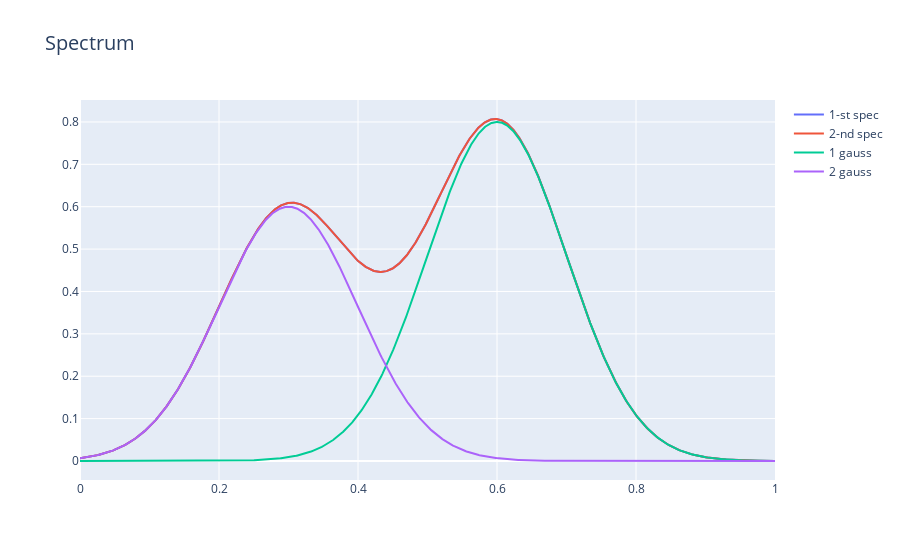

Notebook cell for this chart:
### Code cell
sol_1 = [0.3, 0.6, 0.1, 
         0.6, 0.8, 0.1]

points_spec_1, X = EvalSol(sol_1)
F_err = GetFuncErr(points_spec_1, X)

bounds = [[0,1], [0,1], [0,1], 
          [0,1], [0,1], [0,1]]
sol_2, fin_err = Grad_desc(f_Err=F_err, bounds=bounds, x0=None)
print(f'fin_err: {fin_err}\tsol: {sol_2}')
points_spec_2, X = EvalSol(sol_2)

DrawApprox(points_spec_1, points_spec_2, X, sol_2)

### Figure 1 — Plotly figure (JSON) as saved in the notebook; plotly's stock layout.template omitted (floating-point values rounded to 4 significant figures; data arrays with more than 128 entries replaced by an {"elided": "..."} marker saying what was removed)
{"data": [{"name": "1-st spec", "type": "scatter", "x": {"elided": "1024 float values"}, "y": {"elided": "1024 float values"}}, {"name": "2-nd spec", "type": "scatter", "x": {"elided": "1024 float values"}, "y": {"elided": "1024 float values"}}, {"name": "1 gauss", "type": "scatter", "x": {"elided": "1024 float values"}, "y": {"elided": "1024 float values"}}, {"name": "2 gauss", "type": "scatter", "x": {"elided": "1024 float values"}, "y": {"elided": "1024 float values"}}], "layout": {"title": {"font": {"size": 20}, "text": "Spectrum"}}}
